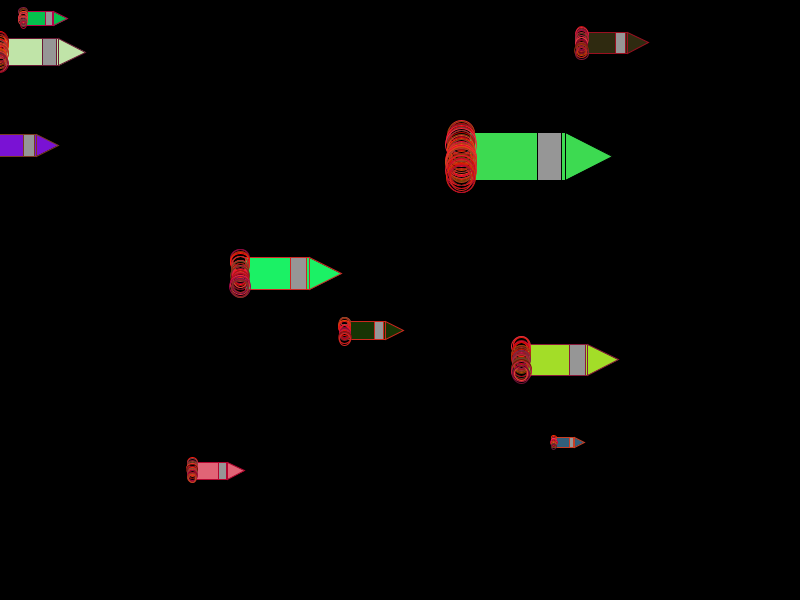
Frame 1 (no input)
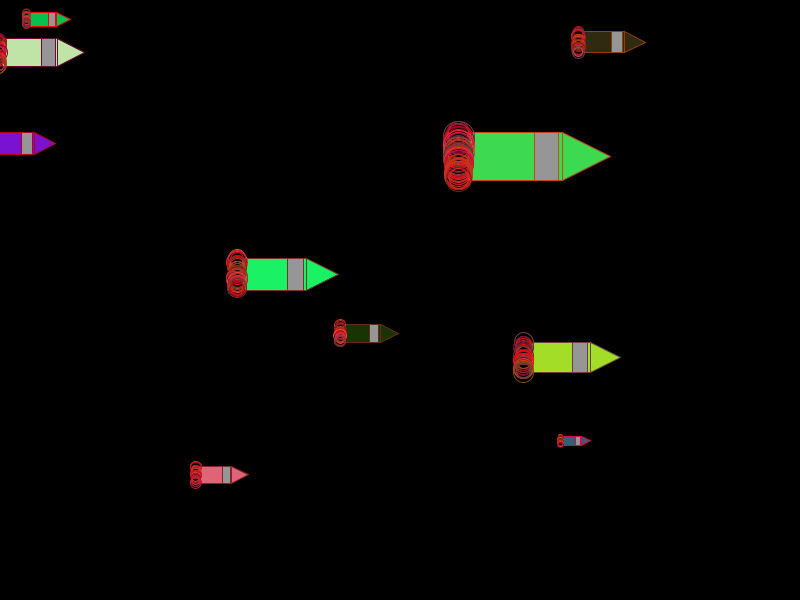
Frame 60 (the mouse pressed at the canvas centre just before this capture)
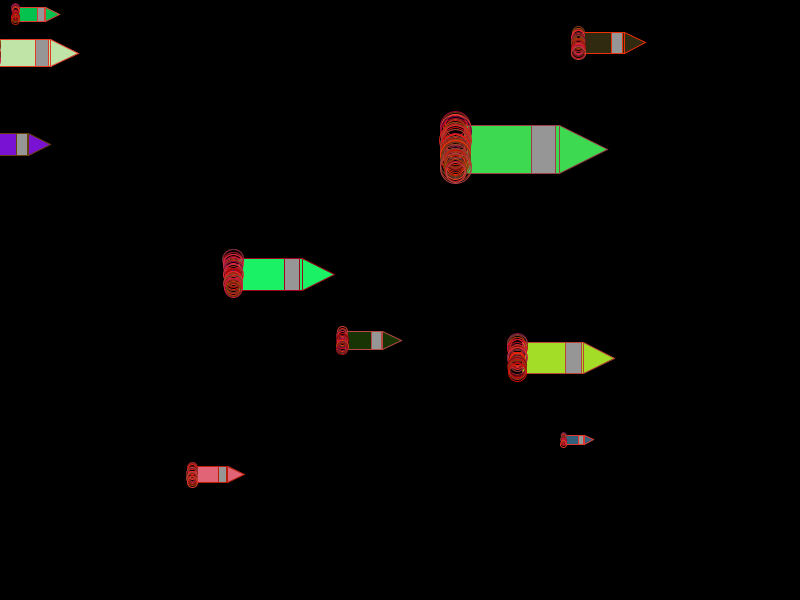
Frame 120 (the mouse held since frame 60 and released just before this capture)

The Processing sketch that drew these frames (run headless with seeded random() and noise(); from frame 60 on, the mouse is pressed at the canvas centre):

// Processing sketch: rocket_array
// ── rocket_array.pde
Rocketship [] ship = new Rocketship [10];



void setup () {

  size(800, 600);

  for (int i = 0; i < ship.length; i++) {


    float x = random (1, width);
    float y=  random (1, height);
    float size = random (5, 100);
    color theColor = color(random(1, 255), random(1, 255), random(1, 255));

    ship [i] = new Rocketship (x, y, size, theColor);
  }
}

void draw () {

  background (0);



  if (keyPressed) {

    for (Rocketship s : ship) { //fot the duration od the loop "s" represent "ship"
      s.move();
    }
  } else { 
    for (Rocketship s : ship) {
      s.hover();
    }
  }

  for (Rocketship s : ship) {
    s.display();
  }
}
// ── Rocket.pde
 class Rocketship {
   
  float x;
  float y;
  float size;
  color theColor = color(100, 250,0);

 
  Rocketship(float tempX, float tempY, float tempSize, color tempColor){
    
    x = tempX;
    y = tempY;
  size = tempSize;
  theColor = tempColor;
}

void move (){
  x+=2;
  
  if (x> width + size ) {
    x = -size;
  }
}

void hover () {
  x += random (-1,1);
  y += random (-1, 1);
}

void display (){
  
   rectMode (CENTER);
  
  
  fill (theColor);
 
  rect(x, y, size, size/2);
  
    fill (150);
    
    // stripe 
  
rect(x + size /3, y, size/4, size/2);
  
   fill (theColor);
  
 triangle (x+size/2, y-size /4, x+size/2, y+size/4, x+ size, y);
 
 
 
 //distance of the flame on y
 for (int i=0; i<size/2; i++){
   stroke (random (100, 255), random (0,75), random (0,75));
   
   noFill();
   float circleSize = random (size/5, size/3);
   ellipse(x-size/1.7, y-size/4+i, circleSize, circleSize); 
   
   //above there is the distance on x 
  
  
  
  
}}}
